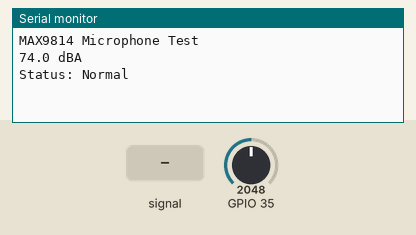
Simulated run of this sketch. Board: ESP32. Shown: the last lines printed to the serial monitor. Inputs (shaded band) come from the test bench; at power-on: GPIO 35 = 2048.

Above: at 2.2 s.
2.3 s: GPIO 35 fed a 200 Hz sine of ±1842 counts around its level
At 4.8 s:
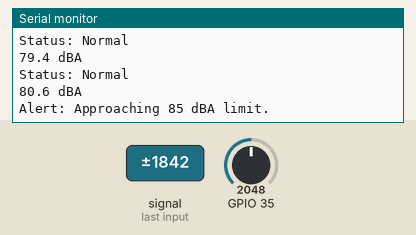
5.3 s: GPIO 35 set to 4095
At 6.8 s:
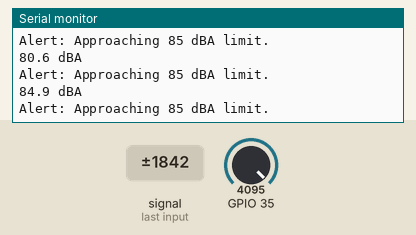
8.3 s: GPIO 35 set to 3603
At 9.6 s:
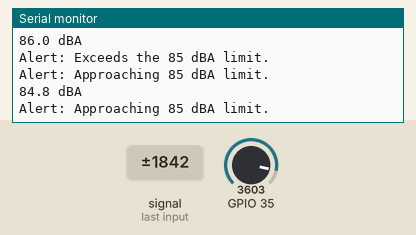
9.8 s: GPIO 35 fed a 200 Hz sine of ±327 counts around its level
Timing chart, 0 to 12.3 s (numbered marks = the images above; inputs shaded):
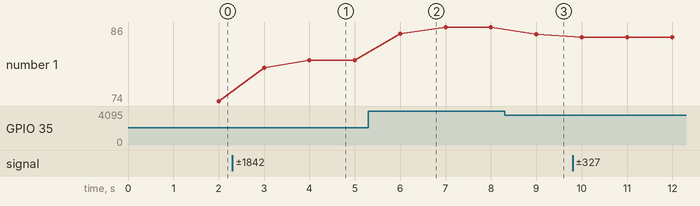

The sketch:

MAX9814code.ino
```cpp
void setup() {
  Serial.begin(115200);
  delay(1000);
  Serial.println("MAX9814 Microphone Test");
}

float getSlowResponseDBA() {
  unsigned long startTime = millis();
  float sumSquares = 0;
  long sampleCount = 0;

  // 1. SLOW RESPONSE WINDOW: Average over 1000ms (1 second) as mandated for workplace noise
  while (millis() - startTime < 1000) {
    int raw = analogRead(35);

    // Convert 12-bit ADC (0-4095) to Voltage (assuming 3.3V max)
    float voltage = raw * (3.3 / 4095.0);

    float acSignal = voltage - 1.096;

    // Accumulate the squared values for RMS calculation
    sumSquares += (acSignal * acSignal);
    sampleCount++;
  }

  // Calculate Root Mean Square (RMS) voltage of the audio signal
  float rmsVoltage = sqrt(sumSquares / sampleCount);

  // Prevent log10(0) safety check
  if (rmsVoltage < 0.0001) rmsVoltage = 0.0001;


  float calibrationOffset = 79.1; // Adjust this value during calibration
  float dBA = 20.0 * log10(rmsVoltage) + calibrationOffset;

  if (dBA <= 45.5){
    dBA = dBA - 13.0;
    if (dBA < 32.0) dBA = 32.0;
  }

  return dBA;
}

void loop() {

  float dBA = getSlowResponseDBA();
  Serial.print(dBA, 1);
  Serial.println(" dBA");

  if (dBA > 85){
    Serial.println("Alert: Exceeds the 85 dBA limit.");
  }
  if (dBA > 80){
    Serial.println("Alert: Approaching 85 dBA limit.");
  }
  else{
    Serial.println("Status: Normal");
  }

}
```

Measured:
- after the input at 2.3 s, the serial monitor: prints a new line after 0.70 s (image 1)
- after the input at 5.3 s, the serial monitor: prints a new line after 0.70 s (image 2)
- after the input at 8.3 s, the serial monitor: prints a new line after 0.70 s (image 3)
- plotted number 1: 74 → 80.6 after the input at 2.3 s, 80.6 → 86 after the input at 5.3 s, 86 → 84.8 after the input at 8.3 s, 84.8 → 84.3 after the input at 9.8 s
